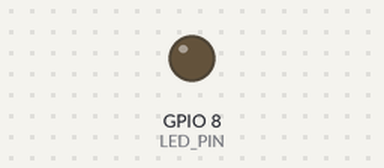
A sketch run on a simulated ESP32-C3. Parts: output pins drawn as LEDs (lit = HIGH).

Above: at 0.0 s.
At 39.75 s:
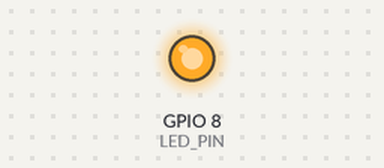
Timing chart, 0 to 40.0 s (numbered marks = the images above):
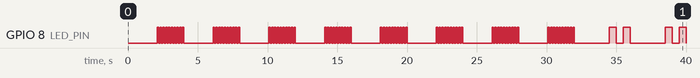

The sketch:

ESP32C3SM_BlinkerTest.ino
```cpp
/*
the code here is based on ESP32 BoardLibrary Ticker/Blinker example

ESP32-C3 SuperMini infos (about built in LEDs) here:
https://forum.arduino.cc/t/using-the-internal-led-of-esp32-c3-super-mini/1281370/3

Board: "ESP32C3 Dev Module" from board library "esp32 by Espressif Systems"

Other matching boards:
"MakerGO ESP32 C3 SuperMini"
*/

#include <Arduino.h>
#include <Ticker.h>

#define LED_PIN 8

Ticker blinker;
Ticker toggler;
Ticker changer;
float blinkerPace = 0.1;       //seconds
const float togglePeriod = 2;  //seconds

void change() {
  blinkerPace = 0.5;
}

void blink() {
  digitalWrite(LED_PIN, !digitalRead(LED_PIN));
}

void toggle() {
  static bool isBlinking = false;
  if (isBlinking) {
    blinker.detach();
    isBlinking = false;
  } else {
    blinker.attach(blinkerPace, blink);
    isBlinking = true;
  }
  digitalWrite(LED_PIN, LOW);  //make sure LED on on after toggling (pin LOW = led ON)
}

void setup() {
  pinMode(LED_PIN, OUTPUT);
  toggler.attach(togglePeriod, toggle);
  changer.once(30, change);
}

void loop() {}
```

Measured:
- by itself, GPIO 8 (LED_PIN): LOW → HIGH at 2.1 s, → LOW 0.10 s later, → HIGH 0.10 s later, → LOW 0.10 s later, … (167 changes in this stretch)
